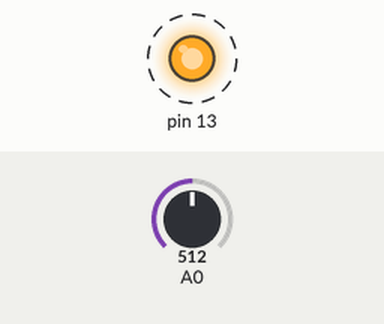
Simulated run of this sketch. Board: Arduino Leonardo, built with avr-gcc and run on an emulated ATmega32U4. Parts: output pins drawn as LEDs (lit = HIGH). Dashed ring = blinking. The test bench sets the inputs (shaded band); at power-on: A0 = 512. What the sketch prints to the serial monitor is not drawn.

Above: at 0.5 s.
Timing chart, 0 to 4.6 s (numbered marks = the images above):
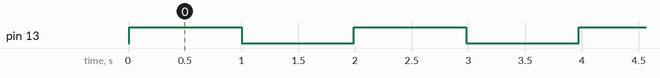

The sketch:

Blink_AnalogRead.ino
```cpp
#include <Arduino_FreeRTOS.h>

// define two tasks for Blink & AnalogRead
void TaskBlink( void *pvParameters );
void TaskAnalogRead( void *pvParameters );


// the setup function runs once when you press reset or power the board
void setup() {

  // initialize serial communication at 9600 bits per second:
  Serial.begin(9600);

  while (!Serial) {
    ; // wait for serial port to connect. Needed for native USB, on LEONARDO, MICRO, YUN, and other 32u4 based boards.
  }

  // Now set up two tasks to run independently.

  xTaskCreate( TaskBlink, "Blink", 128, NULL, 2, NULL );
  xTaskCreate( TaskAnalogRead, "AnalogRead", 128, NULL, 1, NULL );
}

void loop() {}

/*--------------------------------------------------*/
/*---------------------- Tasks ---------------------*/
/*--------------------------------------------------*/

void TaskBlink( void *pvParameters )  // This is a task.
{
  (void) pvParameters;

  // initialize digital LED_BUILTIN on pin 13 as an output.
  pinMode(13, OUTPUT);

  for (;;) // A Task shall never return or exit.
  {
    digitalWrite(13, HIGH);   // turn the LED on (HIGH is the voltage level)
    vTaskDelay( 1000 / portTICK_PERIOD_MS ); // wait for one second
    digitalWrite(13, LOW);    // turn the LED off by making the voltage LOW
    vTaskDelay( 1000 / portTICK_PERIOD_MS ); // wait for one second
  }
}

void TaskAnalogRead(void *pvParameters)  // This is a task.
{
  (void) pvParameters;

  for (;;)
  {
    // read the input on analog pin 0:
    int sensorValue = analogRead(A0);
    // print out the value you read:
    Serial.println(sensorValue);
    vTaskDelay( 50 / portTICK_PERIOD_MS );  // one tick delay (15ms) in between reads for stability
  }
}
```

Measured:
- by itself, pin 13: alternates HIGH for 0.99 s and LOW for 0.99 s
